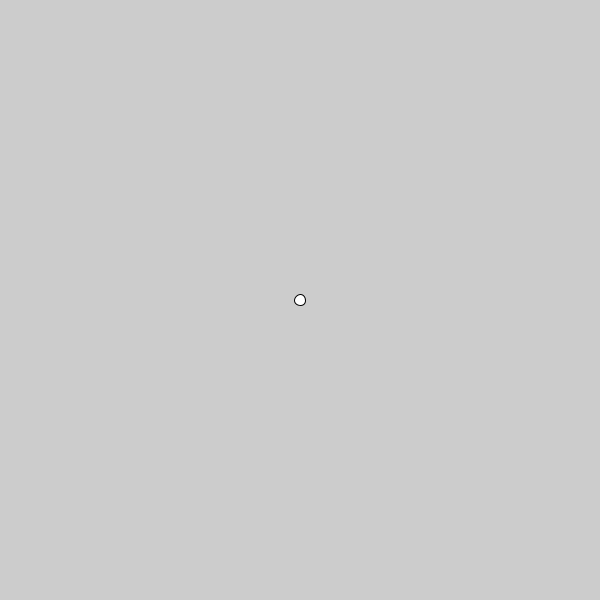
Frame 1 (no input)
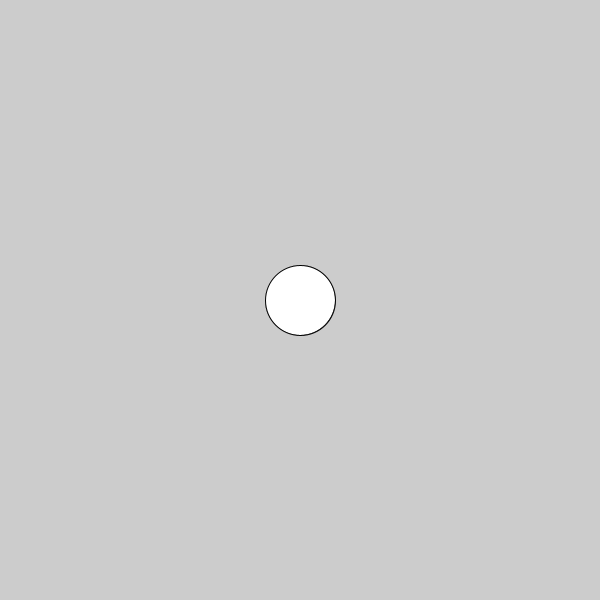
Frame 60 (the mouse pressed at the canvas centre just before this capture)
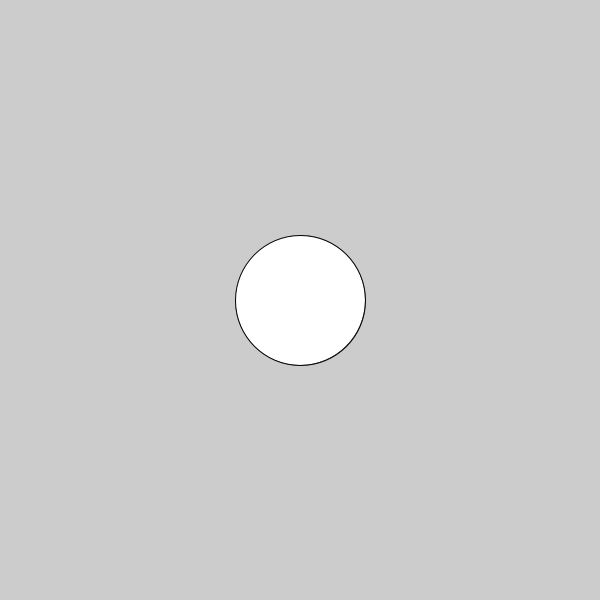
Frame 120 (the mouse held since frame 60 and released just before this capture)

The Processing sketch that drew these frames (run headless with seeded random() and noise(); from frame 60 on, the mouse is pressed at the canvas centre):

// Processing sketch: sketch_1_variable
// ── sketch_1_variable.pde
int radius = 10;

void setup(){
  size(600, 600);
}

void draw(){
  radius += 1;
  circle(300, 300, radius);
}
